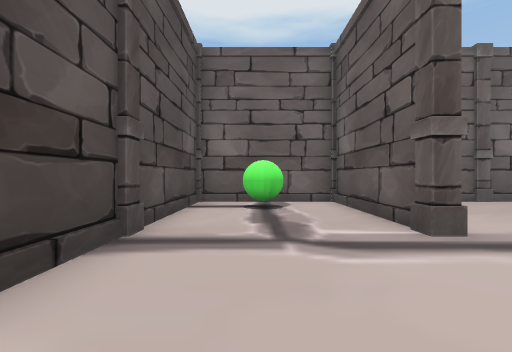
View 1 (above)

18 first-person views from a walk through a scene from a Unity 3-D project. The camera is 1.5 m above the floor, looks level and sees 90° across. The floor is counted in squares, 2 m on a side. Each view is taken from the middle of a square. On the plan, view 1 faces up. The plan holds only what a view shows up to about 9 squares ahead; the rest is blank. The player is left out.

View 2
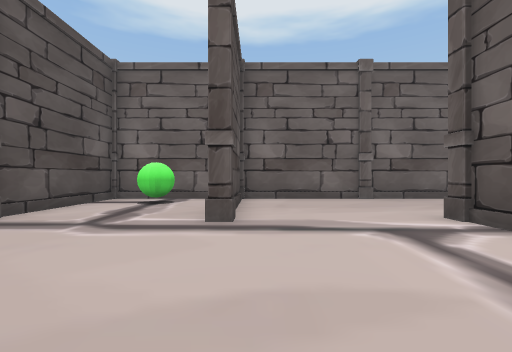

View 3
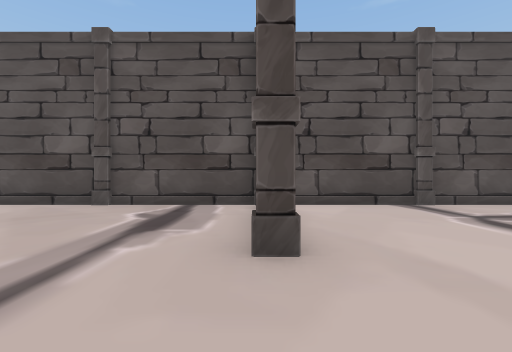

View 4
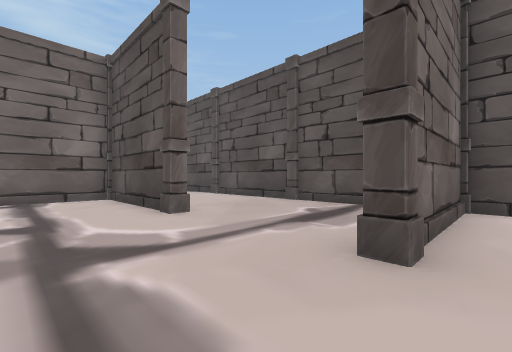

View 5
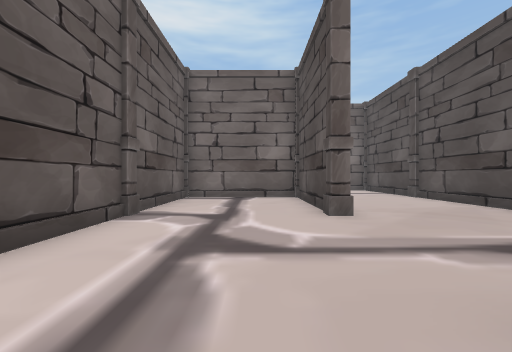

View 6
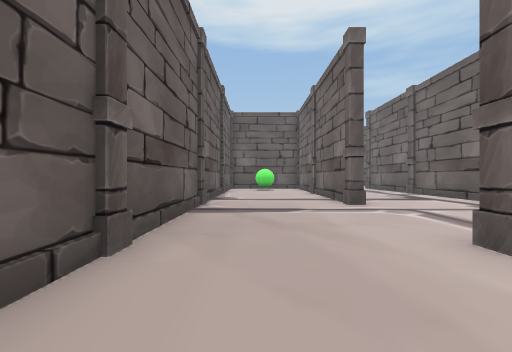

View 7
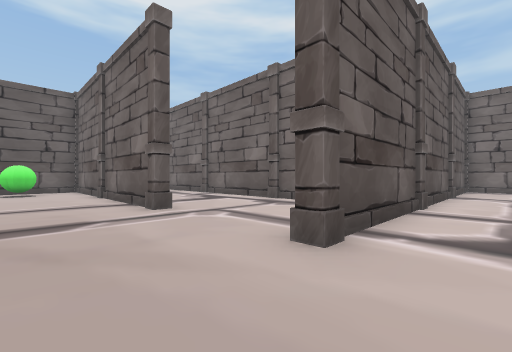

View 8
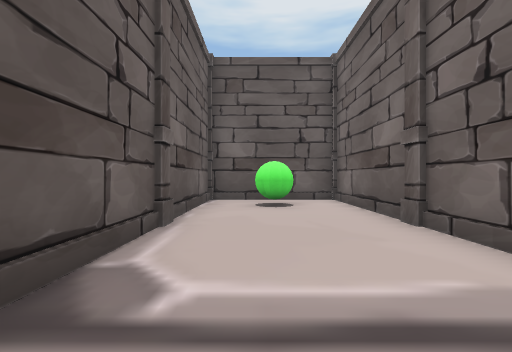

View 9
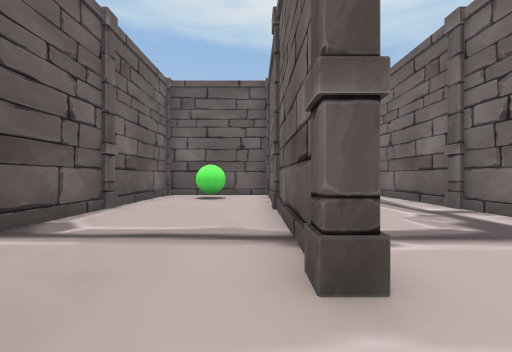

View 10
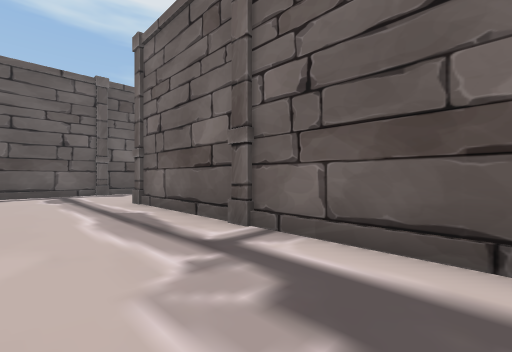

View 11
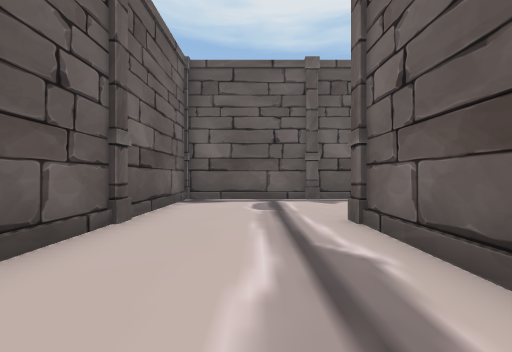

View 12
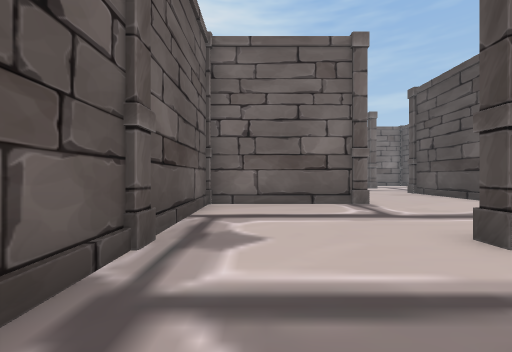

View 13
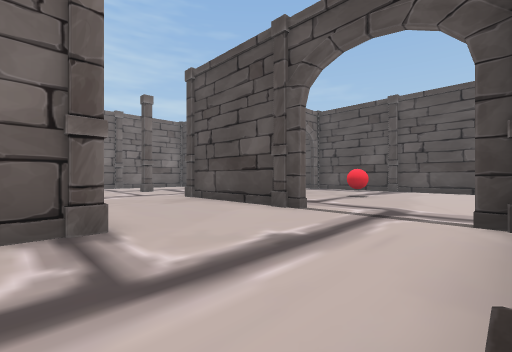

View 14
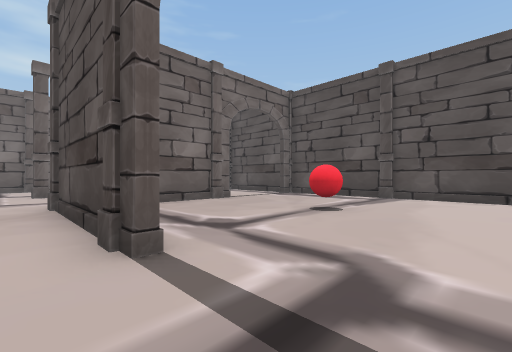

View 15
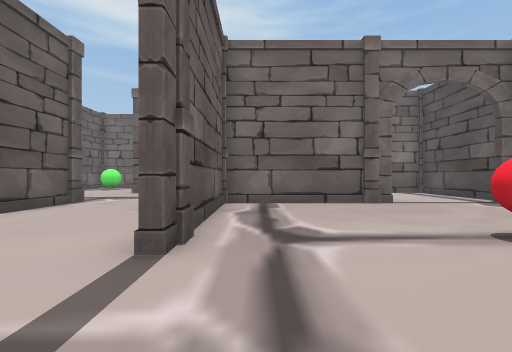

View 16
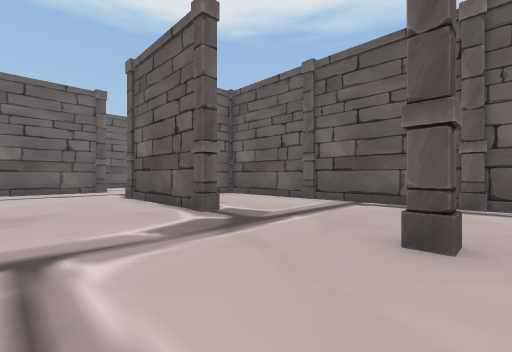

View 17
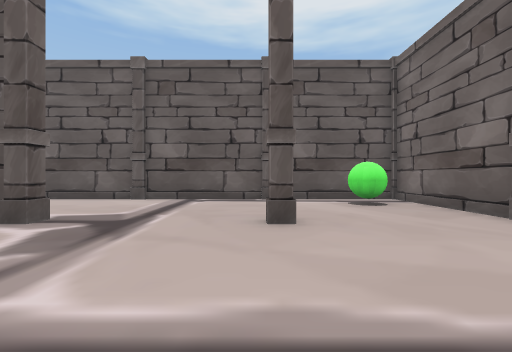

View 18
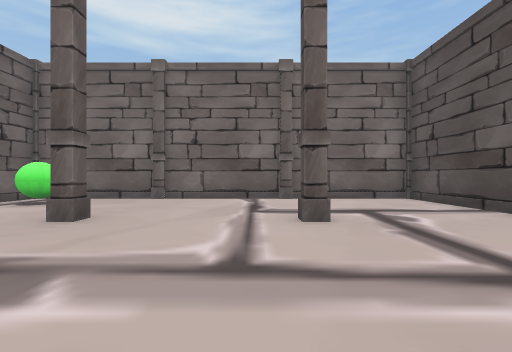

### Floor plan
Points are (right, up) in squares from view 1. A wall is a line through its corners. A room is listed if a view was taken in it or the views show most of it. See-through windows are left out.
Room 1 (views 1, 2, 3, 4, 5, 6, 7, 8, 9, 10, 11, 12, 13, 14, 15, 16, 17, 18)
walls: (15.1, -4.4) (15.1, -9.4); (10.2, -9.1) (15.2, -9.1); (11.6, -0.7) (19.4, -0.7) (19.4, -1.1); (9.9, -0.7) (11, -0.7); (6.7, -2) (6.7, -5.5); (14.8, -9.1) (14.8, -4.4); (6.5, -1) (6.5, 3.5); (6.7, -9.8) (6.7, -11); (18.9, -4.9) (23.3, -4.9) (23.3, 3.3) (17.2, 3.3); (10.6, 3.1) (10.6, 3.5) (19.1, 3.5); (2.1, -4.9) (2.6, -4.9) (2.6, -9.1) (6.5, -9.1) (6.5, -1.6); (10.9, -14) (10.9, -17.5) (23.3, -17.5) (23.3, -6.1); (14.8, -13.2) (15.1, -13.2) (15.1, -13.6); (19.5, -9.4) (19.1, -9.4) (19.1, -4.8); (6.4, 3.5) (6.9, 3.5); (19.1, 3.1) (19.1, 7.5) (11.5, 7.5); (19.1, -13.6) (19.1, -13.2) (19.5, -13.2); (11, 7.5) (-1.7, 7.5) (-1.7, -0.7) (2.6, -0.7) (2.6, -1.1); (-1.7, -1) (-1.7, -9); (2.6, 7) (2.6, 3.3) (2.3, 3.3) (2.3, 7.5)
low walls: (6.4, -5.3) (6.4, -4.8); (6.4, 3.1) (6.4, 3.5)
objects: green ball (0, 6); red ball (11, -5); green ball (18, 5) to (18, 6); green ball (22, -16)

Positions as (right, up) in squares from view 1, and headings:
1: (0, 0), facing up
2: (3, -1), facing up
3: (5, -1), facing left
4: (5, 0), facing down-left
5: (4, 0), facing down
6: (4, 6), facing right
7: (5, 6), facing down-right
8: (11, 6), facing right
9: (9, 4), facing right
10: (12, 2), facing down-right
11: (15, 1), facing right
12: (22, 2), facing down
13: (20, -1), facing down-left
14: (16, -2), facing down-left
15: (14, -2), facing down
16: (16, -14), facing up-right
17: (15, -13), facing right
18: (16, -9), facing down
